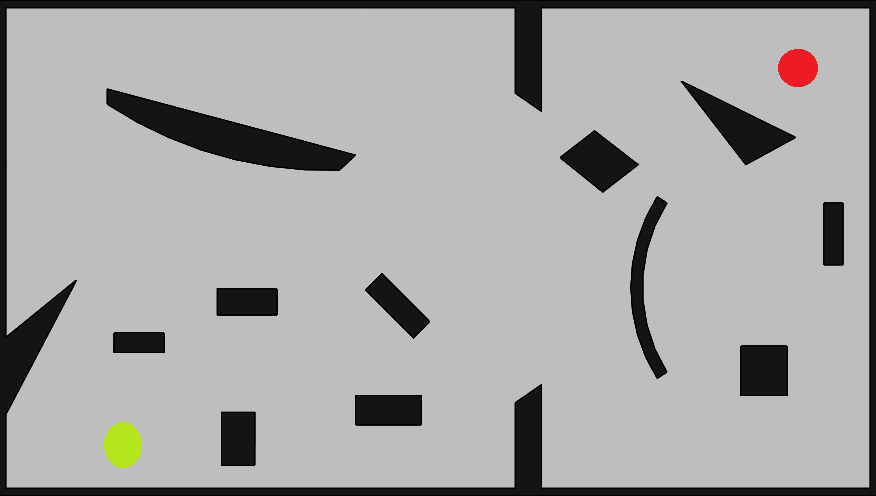
#> input picture labirent_resim.png, 876 x 496 px
$ python -i environment.py   (imports and definitions only)
#> lines starting #> are read from the running program, lines starting #| are printed output that depends on the picture; after the words box and inside, x2 and y2 are one past the last pixel; in counts of white or black regions, pixels touching at a corner belong together
import cv2
import numpy as np
import matplotlib.pyplot as plt


class Environment:
    def __init__(self, image_path):
        self.image_path = image_path
        self.grid = None
        self.start_pos = None
        self.goal_pos = None

    def load_map(self):
        img = cv2.imread(self.image_path)
#> img is the input picture: shape (496, 876, 3); mean B, G, R 166.2, 166.8, 167.3
        if img is None:
            raise FileNotFoundError("Harita görseli bulunamadı. Lütfen dosya yolunu kontrol et.")

        img = cv2.cvtColor(img, cv2.COLOR_BGR2RGB)
        height, width, _ = img.shape
#> height = 496; width = 876
        self.grid = np.zeros((height, width), dtype=np.int8)

        lower_black = np.array([0, 0, 0])
        upper_black = np.array([50, 50, 50])
        lower_red = np.array([150, 0, 0])
        upper_red = np.array([255, 100, 100])
        lower_green = np.array([100, 150, 0])
        upper_green = np.array([200, 255, 100])

        mask_black = cv2.inRange(img, lower_black, upper_black)
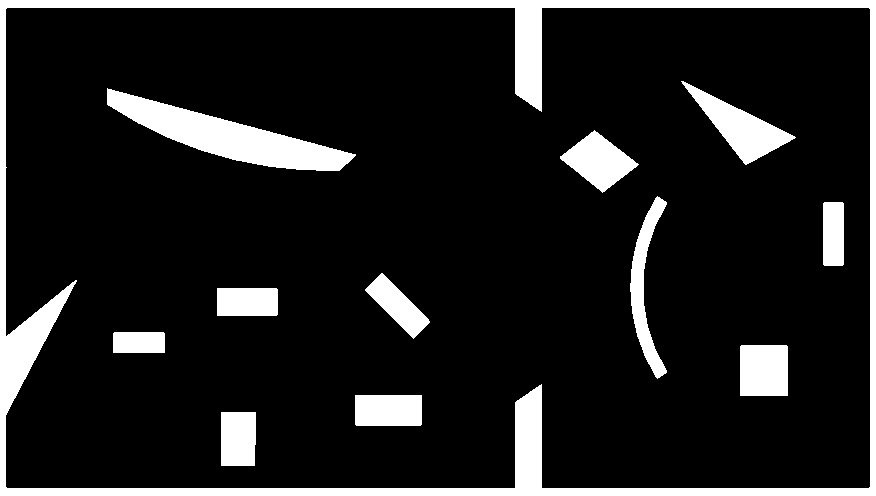
#> mask_black: shape (496, 876); 12.8% white; 12 white regions, largest, box (x1, y1, x2, y2) and area: (0, 0, 876, 496) 27799, (107, 88, 356, 171) 7474, (681, 81, 796, 165) 3156
        mask_red = cv2.inRange(img, lower_red, upper_red)
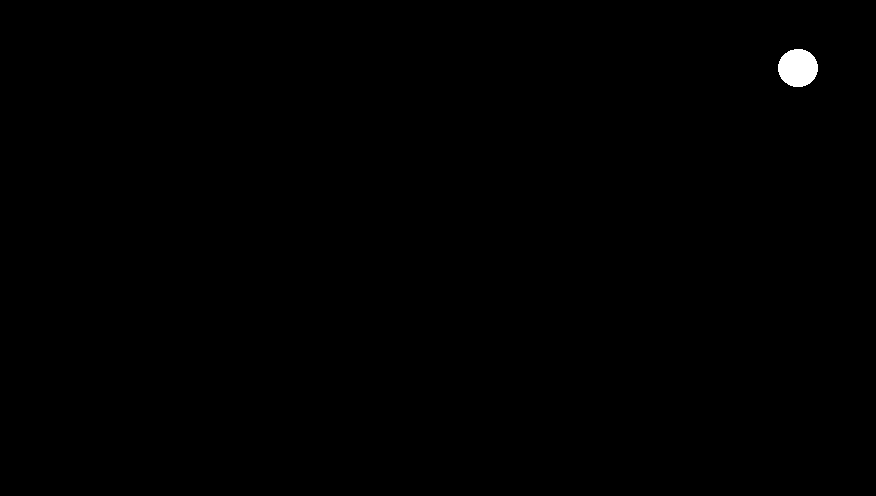
#> mask_red: shape (496, 876); 0.28% white; 1 white region, box (x1, y1, x2, y2) and area: (778, 49, 818, 87) 1197
        mask_green = cv2.inRange(img, lower_green, upper_green)
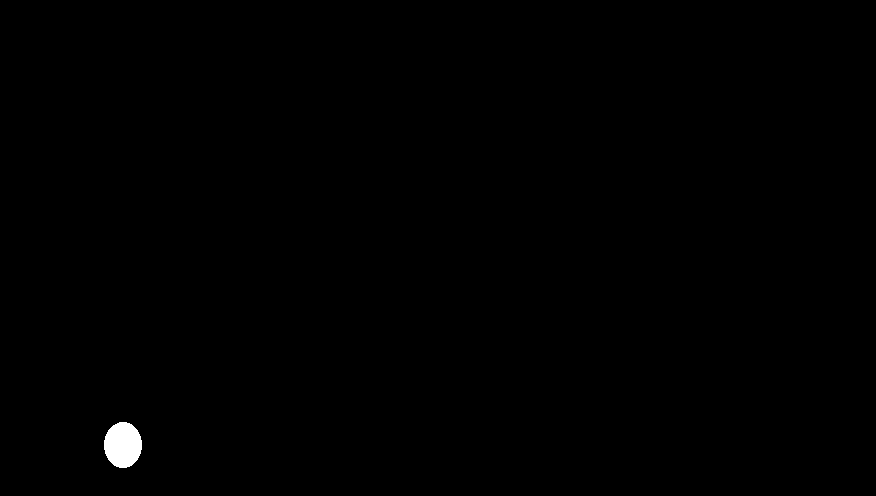
#> mask_green: shape (496, 876); 0.32% white; 1 white region, box (x1, y1, x2, y2) and area: (104, 422, 142, 468) 1370

        self.grid[mask_black > 0] = 1

        y_green, x_green = np.where(mask_green > 0)
#> y_green = 1370 values from 422 to 467; x_green = 1370 values, max 141 at index 531, min 104 at index 494, mean 122.5
        if len(x_green) > 0:
            self.start_pos = (int(np.mean(x_green)), int(np.mean(y_green)))
#> self.start_pos = (122, 444)

        y_red, x_red = np.where(mask_red > 0)
#> y_red = 1197 values from 49 to 86; x_red = 1197 values, max 817 at index 477, min 778 at index 438, mean 797.5
        if len(x_red) > 0:
            self.goal_pos = (int(np.mean(x_red)), int(np.mean(y_red)))
#> self.goal_pos = (797, 67)

>>> result = Environment('labirent_resim.png').load_map()
